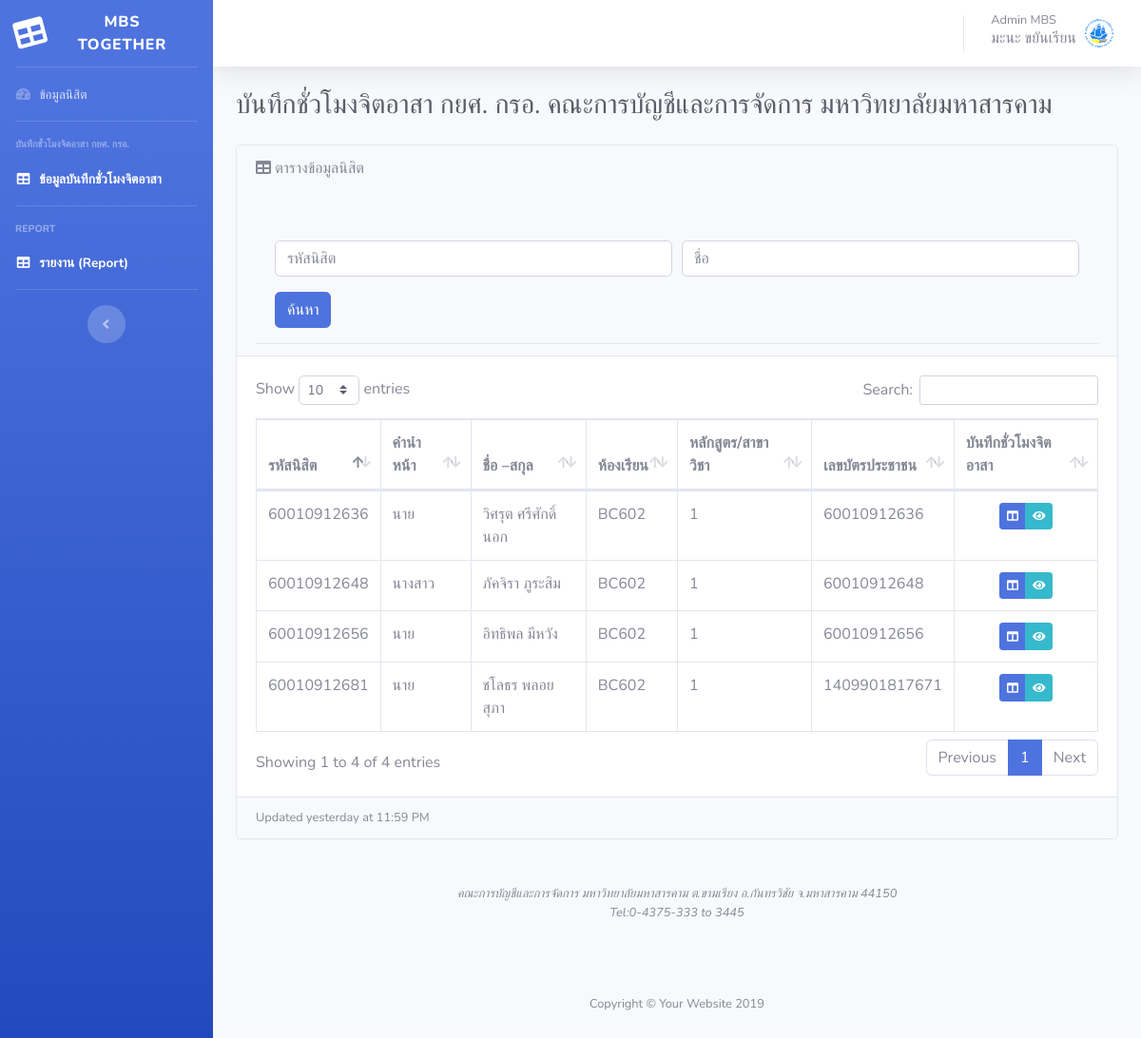
Screenshot of /std.php (signed in) with the database file from the repository.
### tables this page shows
CREATE TABLE `student` (
  `s_ID` varchar(11) NOT NULL,
  `stitle` varchar(100) NOT NULL,
  `sname` varchar(100) NOT NULL,
  `numfhon` varchar(10) DEFAULT NULL,
  `sclassroom` varchar(50) NOT NULL,
  `smajor` varchar(11) NOT NULL,
  `stdyingAT` varchar(50) NOT NULL,
  `studentType` int(11) NOT NULL COMMENT '1 คือ ระบบปกติ, 2 คือ ระบบต่อเนื่อง 2 ปี ระบบปกติ',
  `degree` varchar(50) NOT NULL,
  `education` int(11) NOT NULL COMMENT '1 คือ  ระบบปกติ หรือ ระบบในระบบราชการ  ',
  `suser` varchar(50) NOT NULL,
  `spwd` varchar(50) NOT NULL
);

### std.php (the view, shortened to what this page needs)
<?php
if(isset($_SESSION["passname"])){
    ?>
<!DOCTYPE html>
<html lang="en">
<head>
    <link href="vendor/fontawesome-free/css/all.min.css" rel="stylesheet" type="text/css">
    <link href="css/sb-admin-2.min.css" rel="stylesheet">
    <link href="vendor/datatables/dataTables.bootstrap4.min.css" rel="stylesheet">
</head>
<body id="page-top">
    <div id="wrapper">
        <ul class="navbar-nav bg-gradient-primary sidebar sidebar-dark accordion" id="accordionSidebar">
            <a class="sidebar-brand d-flex align-items-center justify-content-center">
                <div class="sidebar-brand-icon rotate-n-15">
                    <i class="fas fa-table"></i>
                </div>
                <div class="sidebar-brand-text mx-3">MBS Together</sup></div>
            </a>
            <hr class="sidebar-divider my-0">
            <li class="nav-item">
                <a class="nav-link" href="std.php">
                    <i class="fas fa-fw fa-tachometer-alt"></i>
                    <span>ข้อมูลนิสิต</span></a>
            </li>
            <hr class="sidebar-divider">
            <div class="sidebar-heading">
                บันทึกชั่วโมงจิตอาสา กยศ. กรอ.
            </div>
            <li class="nav-item active">
                <a class="nav-link" href="stu.php">
                    <i class="fas fa-fw fa-table"></i>
                    <span>ข้อมูลบันทึกชั่วโมงจิตอาสา</span></a>
            </li>
            <hr class="sidebar-divider">
            <div class="sidebar-heading">
                Report
            </div>
            <li class="nav-item active">
                <a class="nav-link" href="report.php">
                    <i class="fas fa-fw fa-table"></i>
                    <span>รายงาน (Report)</span></a>
            </li>
            <hr class="sidebar-divider d-none d-md-block">
            <div class="text-center d-none d-md-inline">
                <button class="rounded-circle border-0" id="sidebarToggle"></button>
            </div>
        </ul>
        <div id="content-wrapper" class="d-flex flex-column">
            <div id="content">
                <nav class="navbar navbar-expand navbar-light bg-white topbar mb-4 static-top shadow">
                    <ul class="navbar-nav ml-auto">
                        <li class="nav-item dropdown no-arrow">
                            <a class="nav-link dropdown-toggle" href="#" id="userDropdown" role="button"
                                data-toggle="dropdown" aria-haspopup="true" aria-expanded="false">
                                <span class="mr-2 d-none d-lg-inline text-gray-600 small">Admin MBS
                                    <?php
				if ( empty( $_SESSION[ 'name' ] ) ) {
					?>
                                    <?php }
				else{
				?>
                                    <h6 class="">
                                        <?=$_SESSION['name'];?>
                                    </h6>
                                    <?php } ?>
                                </span>
                                <img class="img-profile rounded-circle" src="mbs.png">
                            </a>
                        </li>
                    </ul>
                </nav>
                <div class="container-fluid">
                    <h1 class="h3 mb-2 text-gray-800">บันทึกชั่วโมงจิตอาสา กยศ. กรอ.
                        คณะการบัญชีและการจัดการ มหาวิทยาลัยมหาสารคาม</h1>
                    <div class="card mb-3">
                        <div class="card-header">
                            <i class="fas fa-table"></i>
                            ตารางข้อมูลนิสิต
                            <div class="card-header py-3">
                                <div class="  mt-5">
                                    <form action="" method="POST">
                                        <div class="form-row">
                                            <div class="col">
                                                <input type="text" name="suser" class="form-control"
                                                    placeholder="รหัสนิสิต">
                                            </div>
                                            <div class="col">
                                                <input type="text" name="sname" class="form-control" placeholder="ชื่อ">
                                            </div>
                                        </div>
                                        <button type="submit" name="submitId"
                                            class="btn btn-primary mt-3">ค้นหา</button>
                                    </form>
                                </div>
                            </div>
                        </div>
                        <div class="card-body">
                            <div class="table-responsive">
                                <table class="table table-bordered" id="dataTable" width="100%" cellspacing="0">
                                    <thead>
                                        <tr>
                                            <th>รหัสนิสิต</th>
                                            <th>คำนำหน้า</th>
                                            <th>ชื่อ –สกุล</th>
                                            <th>ห้องเรียน</th>
                                            <th>หลักสูตร/สาขาวิชา </th>
                                            <th>เลขบัตรประชาชน</th>
                                            <th>บันทึกชั่วโมงจิตอาสา</th>
                                        </tr>
                                    </thead>
                                    <?php
include_once("connectdb_admin.php");
    $sql = "SELECT * FROM `student` LIMIT 100";
 $result = mysqli_query($conn,$sql);
 while($data = mysqli_fetch_array($result)){
 ?>
                                    <tr>
                                        <td><?=trim($data['suser']);?></td>
                                        <td><?=$data['stitle'];?></td>
                                        <td><?=$data['sname'];?></td>
                                        <td><?=$data['sclassroom'];?></td>
                                        <td><?=$data['smajor'];?></td>
                                        <td><?=$data['spwd'];?></td>
                                        <td class="text-center">
                                            <div class="btn-group btn-group-sm">
                                                <a href="insert_stu.php?id=<?=trim($data['suser']);?>"
                                                    class="btn btn-primary btn-circle" data-toggle="tooltip"
                                                    data-placement="top" title="เพิ่มข้อมูล">
                                                    <i class="fas fa-columns" placeholder=""></i>
                                                </a>
                                                <button class="btn btn-info btn-circle" data-toggle="modal"
                                                    data-target="#a<?=trim($data['suser']);?>" data-toggle="tooltip"
                                                    data-placement="top" title="ดูข้อมูล">
                                                    <i class="fas fa-eye"></i>
                                                </button>
                                        </td>
                                    </tr>
                                    <?php
                                }  ?>
                                </table>
                            </div>
                        </div>
                        <div class="card-footer small text-muted">Updated yesterday at 11:59 PM</div>
                    </div>
                    <p class="small text-center text-muted my-5">
                        <em>คณะการบัญชีและการจัดการ มหาวิทยาลัยมหาสารคาม ต.ขามเรียง อ.กันทรวิชัย จ.มหาสารคาม 44150
                            <br> Tel:0-4375-333 to 3445</em>
                    </p>
                </div>
                <footer class="sticky-footer">
                    <div class="container my-auto">
                        <div class="copyright text-center my-auto">
                            <span>Copyright © Your Website 2019</span>
                        </div>
                    </div>
                </footer>
            </div>
        </div>
</body>
</html>
<?php }else{
    echo "<script>";
    echo "location = 'login.php';";
    echo "</script>";
    exit();
}
?>

### rows the page displays
student: suser "60010912681", stitle "นาย", sname "ชโลธร พลอยสุภา", sclassroom "BC602", smajor "1", spwd "1409901817671"
student: suser "60010912656", stitle "นาย", sname "อิทธิพล มีหวัง", sclassroom "BC602", smajor "1", spwd "60010912656"
student: suser "60010912636", stitle "นาย", sname "วิศรุต ศรีศักดิ์นอก", sclassroom "BC602", smajor "1", spwd "60010912636"
student: suser "60010912648", stitle "นางสาว", sname "ภัคจิรา ภูระสิม", sclassroom "BC602", smajor "1", spwd "60010912648"

### other values shown
$_SESSION['name'] "มะนะ ขยันเรียน"
